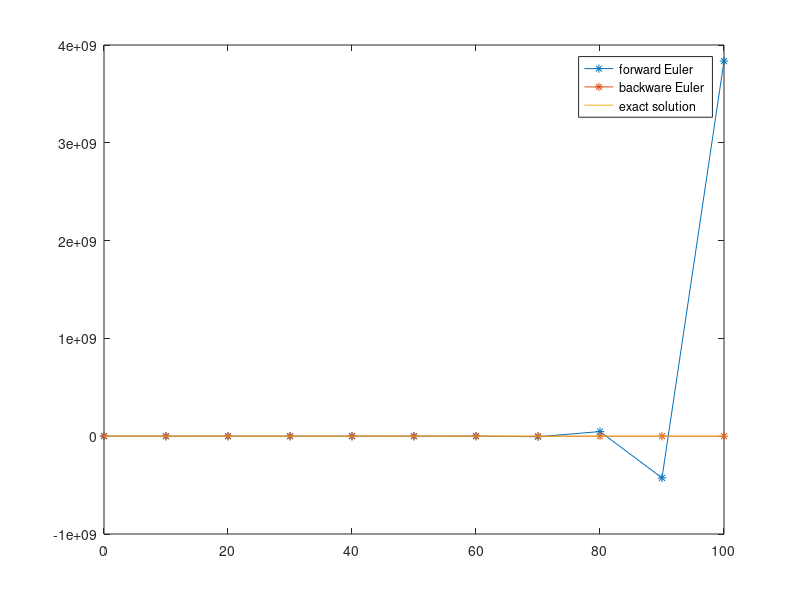

Write the MATLAB code that produced this figure.
clear

% forcing function and exact solution
f = @(t,y) -y + (1/10)*t;
y_exact = @(t) (11/10)*exp(-t) +(1/10)*(t-1);

% simulation parameters
t0 = 0;
y0 = y_exact(t0);
tf = 100;
N = 10;
h = (tf-t0)/N; % step size

% compute updates
y_FE = y0;
y_BE = y0;
t    = t0;
for k = 1:N
    % update time
    t(k+1) = t(k) + h;
    
    % Forward Euler
    y_FE(k+1) = y_FE(k) + h * f(t(k),y_FE(k));
    
    % Backward Euler
    y_BE(k+1) = (1/(1+h))*y_BE(k) + (h/(h+1))*(1/10)*t(k+1);
end

T = linspace(t0,tf,1000);
plot(t,y_FE,'*-',t,y_BE,'*-',T,y_exact(T));
legend('forward Euler','backware Euler','exact solution')






